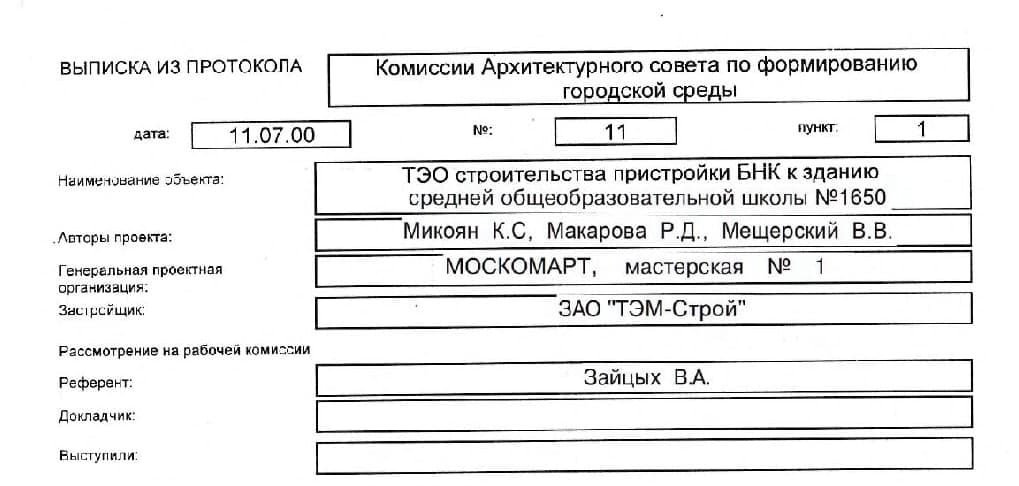
#> input picture img/1.jpg, 1019 x 486 px, found by its file name
$ python doc_reader.py
#> lines starting #> are read from the running program, lines starting #| are printed output that depends on the picture; after the words box and inside, x2 and y2 are one past the last pixel; in counts of white or black regions, pixels touching at a corner belong together
from PIL import Image
import pytesseract
import cv2
import os
import numpy as np
import json


document_columns_dict = {
    "Выписка из протокола": True,
    "дата": True, "номер": True, "пункт": True,
    "Наименование объекта": True,
    "Авторы проекта": True,
    "Генеральная проектная организация": True,
    "Застройщик": True,
    "Рассмотрение на рабочей комиссии": False,
    "Референт": True,
    "Докладчик": True,
    "Выступили": True
}


def skew_correction(image_name):
    '''Поворот изображения к вертикали.

    args: название изображения
    return: массив пикселей изображения
    '''
#> called with image_name = '1.jpg'
    img = cv2.imread(image_name)
#> img is the input picture: shape (486, 1019, 3); mean B, G, R 234.4, 234.4, 234.4
    gray = cv2.cvtColor(img, cv2.COLOR_BGR2GRAY)
    _, img_bin = cv2.threshold(gray, 128, 255, cv2.THRESH_BINARY_INV)
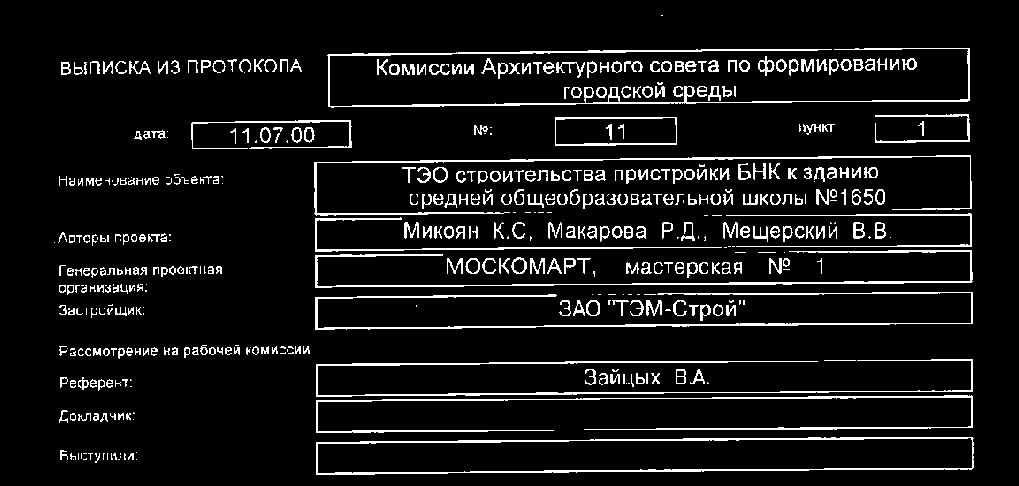
#> img_bin: shape (486, 1019); 7.9% white in thin lines or dots, all inside (x1, y1, x2, y2) = (54, 15, 974, 475)

    coords = np.column_stack(np.where(img_bin == 255))
#> coords = 39080 pairs, first value 15 to 474, second value 54 to 973
    angle = cv2.minAreaRect(coords)[-1]
#> angle = -89.52
    if angle < -45:
        angle = -(90 + angle)
#> angle = -0.48
    elif angle == 90:
        angle = 0
    elif 45 < angle < 90:
        angle = 90 - angle
    else:
        angle = -angle

    (h, w) = img.shape[:2]
#> h = 486; w = 1019
    center = (w // 2, h // 2)
#> center = (509, 243)
    rotation_matrix = cv2.getRotationMatrix2D(center, angle, 1.0)
#> rotation_matrix = [[1, -0.00837, 2.05], [0.00837, 1, -4.25]]
    rotated = cv2.warpAffine(img, rotation_matrix, (w, h),
                             flags=cv2.INTER_CUBIC, borderMode=cv2.BORDER_REPLICATE)
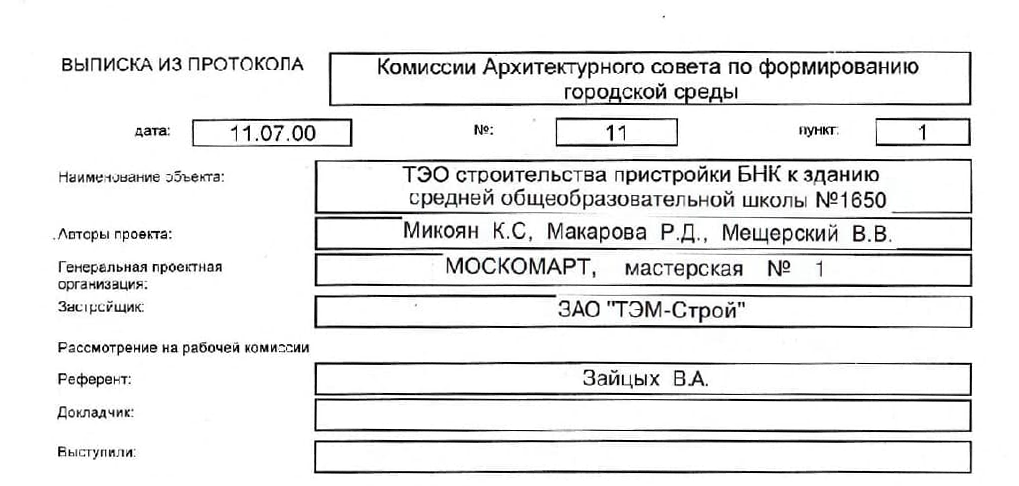
#> rotated: shape (486, 1019, 3); mean B, G, R 234.1, 234.1, 234.1

    return rotated


def find_main_lines(img, type):
    '''Поиск линий рамки.

    args: img = массив пикселей изображения, type = тип линий для поиска
    return: массив линий.
    '''
#> called with type = 'h'
    gray = cv2.cvtColor(img, cv2.COLOR_BGR2GRAY)
    gray = cv2.threshold(gray, 200, 255, cv2.THRESH_BINARY_INV)[1]
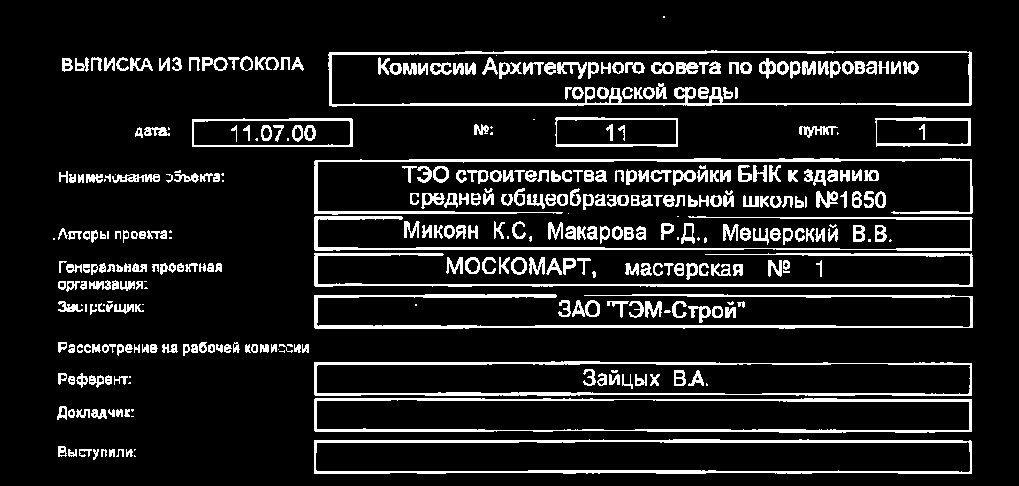
#> gray: shape (486, 1019); 11.3% white; 370 white regions (51 under 20 px), largest, box (x1, y1, x2, y2) and area: (328, 50, 972, 107) 4054, (314, 439, 972, 474) 3821, (314, 294, 973, 329) 3737

    if type == 'h':
        structuring_element = np.ones((1, 30), np.uint8)
    elif type == 'v':
        structuring_element = np.ones((25, 1), np.uint8)

    erode_image = cv2.erode(gray, structuring_element, iterations=1)
#> erode_image: shape (486, 1019); 4.5% white; 26 white regions, largest, box (x1, y1, x2, y2) and area: (329, 439, 958, 443) 1717, (329, 325, 959, 329) 1696, (329, 159, 958, 162) 1588
    lines = cv2.dilate(erode_image, structuring_element, iterations=1)
#> lines: shape (486, 1019); 5.2% white; 26 white regions, largest, box (x1, y1, x2, y2) and area: (315, 325, 974, 329) 1899, (315, 439, 973, 443) 1862, (315, 159, 973, 162) 1704
#> call 2 of find_main_lines, with type = 'v'
#> in find_main_lines (call 2), `erode_image = cv2.erode(gray, structuring_element, iterations=1)`: erode_image: shape (486, 1019); 0.15% white; 22 white regions (8 under 20 px), largest, box (x1, y1, x2, y2) and area: (314, 172, 318, 202) 114, (969, 63, 972, 94) 90, (329, 64, 332, 94) 90
#> in find_main_lines (call 2), `lines = cv2.dilate(erode_image, structuring_element, iterations=1)`:
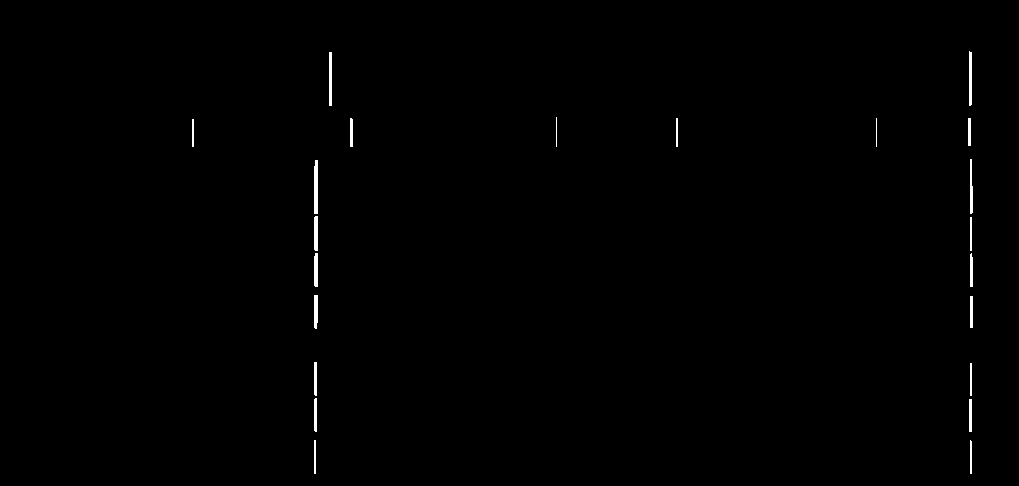
#> lines: shape (486, 1019); 0.44% white; 22 white regions

    return lines


def merge_lines(horizontal_lines, vertical_lines):
    '''Соединение вертикальных и горизонтальных линий для получения .

    args: horizontal_lines = массив горизонтальных линий, vertical_lines = массив вертикальных линий
    return: массив пикселей изображения(контуры рамок).
    '''
    structuring_element = np.ones((1, 1), np.uint8)
    merge_image = horizontal_lines + vertical_lines
#> `cnts, _ = cv2.findContours( united_image, cv2.RETR_EXTERNAL, cv2.CHAIN..`: cnts = 11 contours; largest, box (x1, y1, x2, y2) and area: (329, 51, 973, 106) 34172, (314, 439, 973, 474) 21266, (314, 398, 973, 433) 21136, (314, 361, 973, 396) 21088, (192, 118, 354, 147) 4386
    merge_image = cv2.dilate(merge_image, structuring_element, iterations=2)

    return merge_image


def read_img_from_border(cnts, img, united_image):
    '''Соединение вертикальных и горизонтальных линий.

    args: cnts = контуры рамок, img = исходное изображение, united_image = изображение с определенными рамками
    return: текст считаный с рамок
    '''
    temp_img_name = 'temp_img.png'
    data = []

    img = cv2.cvtColor(img, cv2.COLOR_BGR2GRAY)
    img = cv2.threshold(img, 127, 255, cv2.THRESH_BINARY)[1]
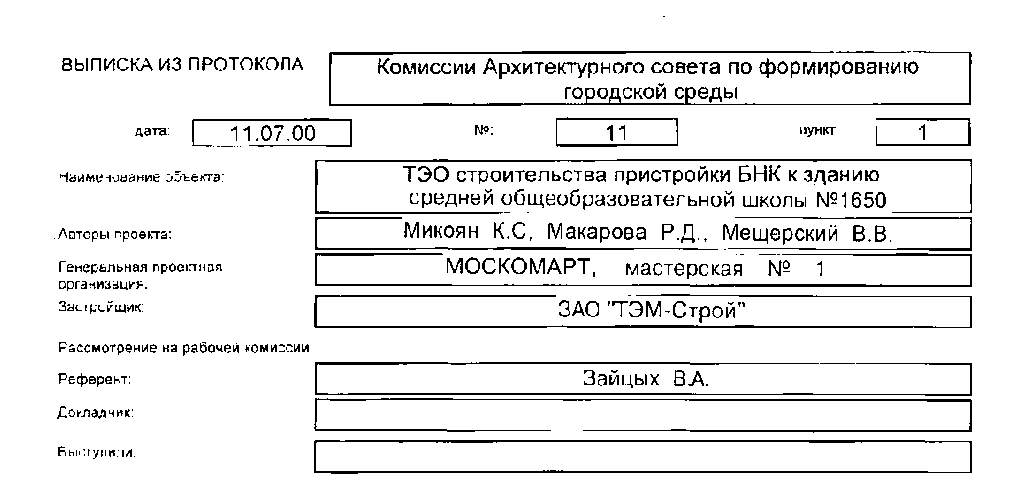
#> img: shape (486, 1019); 92.2% white; black in thin lines or dots, all inside (x1, y1, x2, y2) = (54, 16, 972, 474)

    for cnt in cnts:
        x, y, w, h = cv2.boundingRect(cnt)
#> x = 314; y = 439; w = 659; h = 35
        img_crop = find_cell_contours(img, united_image, x, y, w, h)

        cv2.imwrite(temp_img_name, img_crop)
        text = pytesseract.image_to_string(
            Image.open(r'{}'.format(temp_img_name)), lang='rus')
        os.remove(temp_img_name)

        data.append(text.strip())

    return data


def find_cell_contours(img, united_image, x, y, w, h):
    '''Удаление рамки с вырезанного изображения.

    args: img = исхожное изображение, united_image = изображение с определенными рамками, x, y, w, h
    return: изображение без рамки
    '''
#> called with x = 314, y = 439, w = 659, h = 35
    frame_image = img[y:y + h, x:x + w]
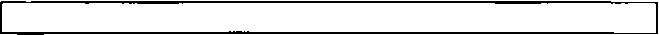
#> frame_image: shape (35, 659); 87.8% white; black in thin lines or dots
    crop_image = united_image[y:y + h, x:x + w]
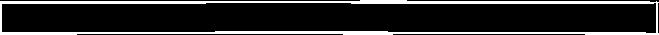
#> crop_image: shape (35, 659); min 0, max 255, mean 40.5


    white_pixels = np.where(frame_image == 255)
#> white_pixels = 20258 positions, rows 0 to 34, columns 0 to 658
    y = white_pixels[0]
    x = white_pixels[1]
    for i in range(len(y)):
        crop_image[y[i]][x[i]] = 255

    return crop_image


def match_dict_to_list(dict, list):
    '''Сопоставление dict и list

    args: dict, list
    return: считаные данные из изображения в формате json.
    '''
    list.reverse()
    i = 0

    for k in dict:
        if (dict[k]):
            dict[k] = list[i]
            i += 1
        else:
            dict[k] = ' '

    data_json = json.dumps(dict, ensure_ascii=False)

    return data_json


if __name__ == '__main__':
    img_name = '1.jpg'
    img = skew_correction(img_name)
    horizontal_lines = find_main_lines(img, 'h')
    vertical_lines = find_main_lines(img, 'v')
    united_image = merge_lines(horizontal_lines, vertical_lines)
    cnts, _ = cv2.findContours(
        united_image, cv2.RETR_EXTERNAL, cv2.CHAIN_APPROX_SIMPLE)
#> (the run stopped early here; a loop or call above may not have finished)
